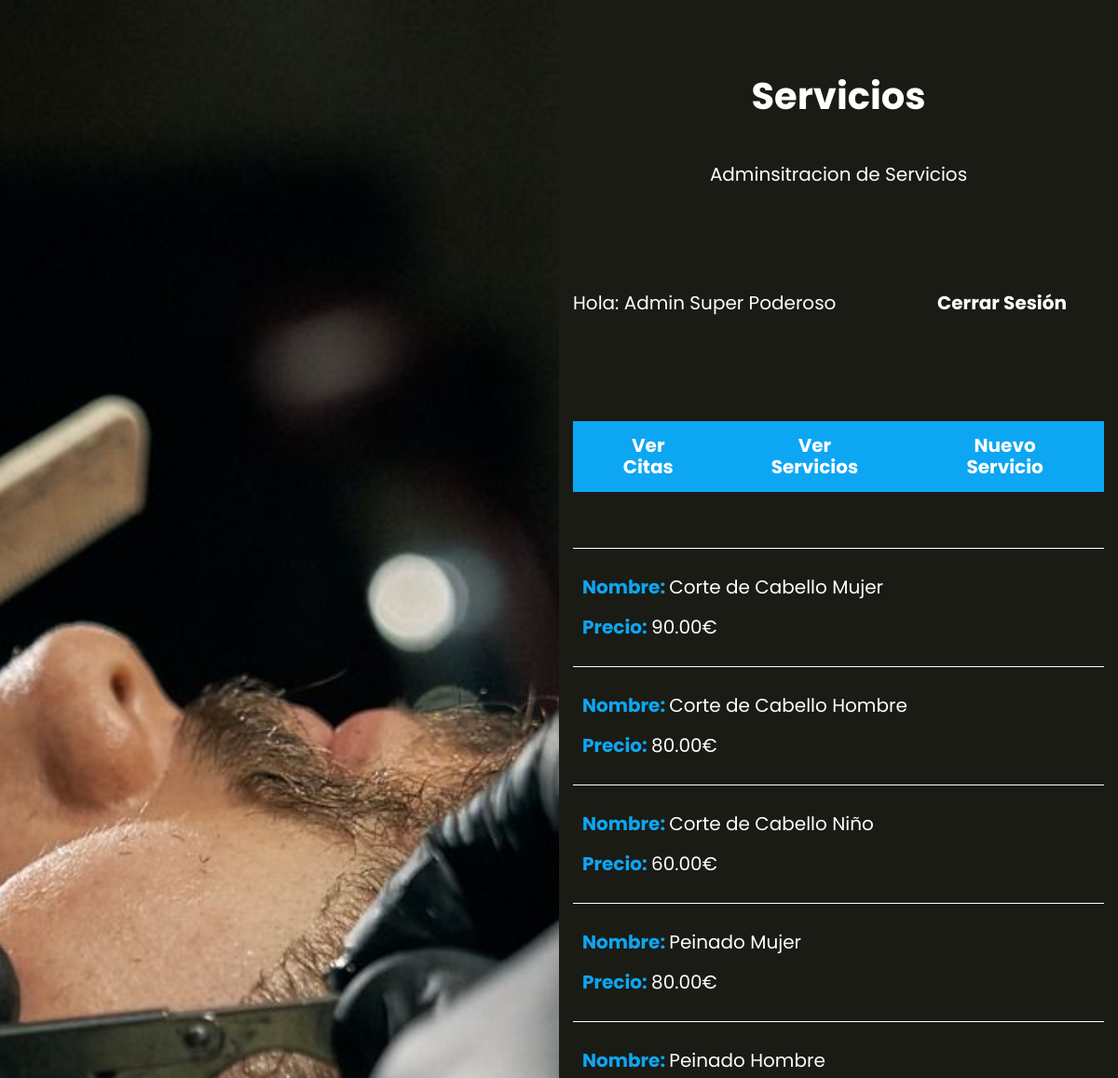
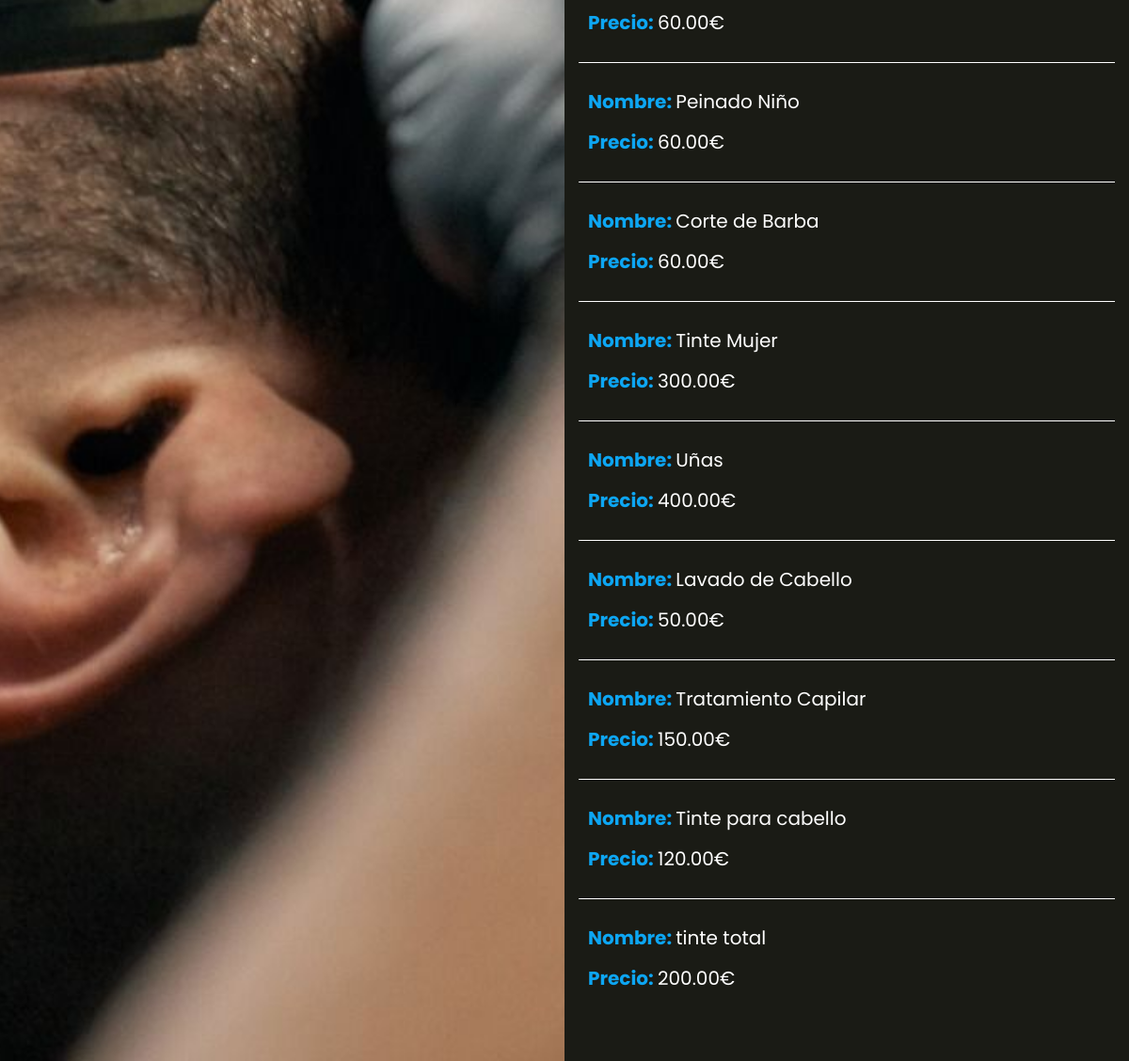
The app's page /servicios (signed in) with its own data (2 pictures, top to bottom).
### tables this page shows
CREATE TABLE `servicios` (
  `id` int(11) NOT NULL,
  `nombre` varchar(60) DEFAULT NULL,
  `precio` decimal(5,2) DEFAULT NULL
);

### controllers/ServicioController.php (called while the page is built, shortened)
<?php
class ServicioController{
    public static function index(Router $router){
        $servicios= Servicio::all();
        $router->render('servicios/index', [
            'nombre'=> $_SESSION['nombre'],
            'servicios'=> $servicios
        ]);
    }
}

### public/index.php (called while the page is built, shortened)
<?php
$router = new Router();
$router->get('/', [LoginController::class, 'login']);
$router->post('/', [LoginController::class, 'login']);
$router->get('/logout', [LoginController::class, 'logout']);
$router->get('/olvide', [LoginController::class, 'olvide']);
$router->post('/olvide', [LoginController::class, 'olvide']);
$router->get('/recuperar', [LoginController::class, 'recuperar']);
$router->post('/recuperar', [LoginController::class, 'recuperar']);
$router->get('/crear-cuenta', [LoginController::class, 'crear']);
$router->post('/crear-cuenta', [LoginController::class, 'crear']);
$router->get('/confirmar-cuenta', [LoginController::class, 'confirmar']);
$router->get('/mensaje', [LoginController::class, 'mensaje']);
$router->get('/cita', [CitaController::class, 'index']);
$router->get('/admin', [AdminController::class, 'index']);
$router->get('/api/servicios', [APIController::class, 'index']);
$router->post('/api/citas', [APIController::class, 'guardar']);
$router->post('/api/eliminar', [APIController::class, 'eliminar']);
$router->get('/api/horas', [APIController::class, 'horas']);
$router->get('/api/horasdisponibles', [APIController::class, 'horasDisponibles']);
$router->get('/servicios', [ServicioController::class, 'index']);
$router->get('/servicios/crear', [ServicioController::class, 'crear']);
$router->post('/servicios/crear', [ServicioController::class, 'crear']);
$router->get('/servicios/actualizar', [ServicioController::class, 'actualizar']);
$router->post('/servicios/actualizar', [ServicioController::class, 'actualizar']);
$router->post('/servicios/eliminar', [ServicioController::class, 'eliminar']);
$router->comprobarRutas();

### models/ActiveRecord.php (called while the page is built, shortened)
<?php
class ActiveRecord {
    protected static $db;
    protected static $tabla = '';
    public static function setDB($database) {
        self::$db = $database;
    }
    public static function consultarSQL($query) {
        $resultado = self::$db->query($query);
        $array = [];
        while($registro = $resultado->fetch_assoc()) {
            $array[] = static::crearObjeto($registro);
        }
        return $array;
    }
    protected static function crearObjeto($registro) {
        $objeto = new static;
        foreach($registro as $key => $value ) {
            if(property_exists( $objeto, $key  )) {
                $objeto->$key = $value;
            }
        }
        return $objeto;
    }
    public static function all() {
        $query = "SELECT * FROM " . static::$tabla;
        $resultado = self::consultarSQL($query);
        return $resultado;
    }
}

### views/servicios/index.php (the view, shortened to what this page needs)
<h1 class="nombre-pagina">Servicios</h1>
<p class="descripcion-pagina">Adminsitracion de Servicios</p>
<?php
@include_once __DIR__ . '../templates/barra.php';
?>
<ul class="servicios">
    <?php foreach($servicios as $servicio){ ?>
        <li>
            <p>Nombre: <span><?php echo $servicio->nombre; ?></span></p>
            <p>Precio: <span><?php echo $servicio->precio; ?>€</span></p>
        </li>
    <?php }?>
</ul>

### views/templates/barra.php
<div class="barra">
<p>Hola: <?php echo $nombre ?? ''; ?> </p>
<a class="boton" href="/logout">Cerrar Sesión</a>
</div>
<?php  if(isset($_SESSION['admin'])) {?>
    <div class="barra-servicios">
        <a class="boton" href="/admin">Ver Citas</a>
        <a class="boton" href="/servicios">Ver Servicios</a>
        <a class="boton" href="/servicios/crear">Nuevo Servicio</a>
    </div>
<?php }?>

### Router.php (shortened to what this page needs)
<?php
class Router
{
    public array $getRoutes = [];
    public array $postRoutes = [];
    public function get($url, $fn)
    {
        $this->getRoutes[$url] = $fn;
    }
    public function post($url, $fn)
    {
        $this->postRoutes[$url] = $fn;
    }
    public function comprobarRutas()
    {
        $currentUrl = $_SERVER['PATH_INFO'] ?? '/';
        $method = $_SERVER['REQUEST_METHOD'];
        if ($method === 'GET') {
            $fn = $this->getRoutes[$currentUrl] ?? null;
        } else {
            $fn = $this->postRoutes[$currentUrl] ?? null;
        }
        if ( $fn ) {
            call_user_func($fn, $this);
        } else {
            echo "Página No Encontrada o Ruta no válida";
        }
    }
    public function render($view, $datos = [])
    {
        include_once __DIR__ . "/views/$view.php";
        $contenido = ob_get_clean();
        include_once __DIR__ . '/views/layout.php';
    }
}

### views/layout.php (shortened to what this page needs)
<!DOCTYPE html>
<html lang="en">
<head>
    <link rel="stylesheet" href="/build/css/app.css">
</head>
<body>
    <div class="contenedor-app">
        <div class="imagen"></div>
        <div class="app">
        <?php echo $contenido; ?>
        </div>
    </div>
</body>
</html>

### public/build/css/app.css (style rules this page uses)
html { line-height:1.15;-webkit-text-size-adjust:100% }
body { margin:0 }
h1 { font-size:2em;margin:.67em 0 }
a { background-color:rgba(0,0,0,0) }
html { font-size:62.5%;box-sizing:border-box;height:100% }
body { min-height:100%;display:flex;flex-direction:column;background-color:#1a1b15;color:#fff;font-family:"Poppins",sans-serif;font-size:1.6rem }
@media (min-width: 768px) { body { height:100% } }
*,*:before,*:after { box-sizing:inherit }
a { text-decoration:none }
h1,h2,h3 { font-family:"Poppins",sans-serif;margin:0 0 2.5rem 0;font-weight:900;color:#fff;text-align:center }
h1 { font-size:4rem }
p { color:#fff;font-size:2rem }
.nombre-pagina { text-align:center;margin:5rem 0;font-weight:700 }
.descripcion-pagina { text-align:center }
@media (min-width: 768px) { .contenedor-app { display:grid;grid-template-columns:repeat(2, 1fr);min-height:100vh } }
.contenedor-app .imagen { height:20rem;background-image:url(../img/1.jpg);background-size:cover;background-position:center }
@media (min-width: 768px) { .contenedor-app .imagen { height:auto } }
.contenedor-app .app { width:95%;margin:0 auto;padding:3rem 0 }
@media (min-width: 768px) { .contenedor-app .app { overflow:scroll } }
.barra { margin:5rem 0 }
@media (min-width: 768px) { .barra { display:flex;justify-content:space-between;align-items:center } }
.barra .boton { margin:0;background-color:#1a1b15;padding:1.5rem 4rem;color:#fff;margin-top:2rem;font-size:2rem;font-weight:400;display:inline-block;font-weight:700;border:none;transition-property:background-color;transition-duration:.3s;text-align:center;display:block;width:100%;margin:5rem 0 }
@media (min-width: 768px) { .barra .boton { width:auto } }
.barra-servicios { margin-bottom:5rem }
@media (min-width: 768px) { .barra-servicios { display:flex;justify-content:space-between } }
.barra-servicios .boton { margin:0 0 1rem 0 }
.citas,.servicios { list-style:none;padding:0 }
.citas li,.servicios li { padding:1rem;border-top:1px solid #fff }
.citas li p,.servicios li p { font-weight:700;color:#0da6f3 }
.citas li span,.servicios li span,.citas li .servicio,.servicios li .servicio { font-weight:400;color:#fff }
.boton { background-color:#0da6f3;padding:1.5rem 4rem;color:#fff;margin-top:2rem;font-size:2rem;font-weight:400;display:inline-block;font-weight:700;border:none;transition-property:background-color;transition-duration:.3s;text-align:center;display:block;width:100%;margin:5rem 0 }
@media (min-width: 768px) { .boton { width:auto } }

### records on screen
servicios: nombre "Corte de Cabello Mujer", precio "90.00"
servicios: nombre "Corte de Cabello Hombre", precio "80.00"
servicios: nombre "Corte de Cabello Niño", precio "60.00"
servicios: nombre "Peinado Mujer", precio "80.00"
servicios: nombre "Peinado Hombre", precio "60.00"
servicios: nombre "Peinado Niño", precio "60.00"
servicios: nombre "Corte de Barba", precio "60.00"
servicios: nombre "Tinte Mujer", precio "300.00"
servicios: nombre "Uñas", precio "400.00"
servicios: nombre "Lavado de Cabello", precio "50.00"
servicios: nombre "Tratamiento Capilar", precio "150.00"
servicios: nombre "Tinte para cabello", precio "120.00"
servicios: nombre "tinte total", precio "200.00"

### other values on screen
$nombre "Admin Super Poderoso"
